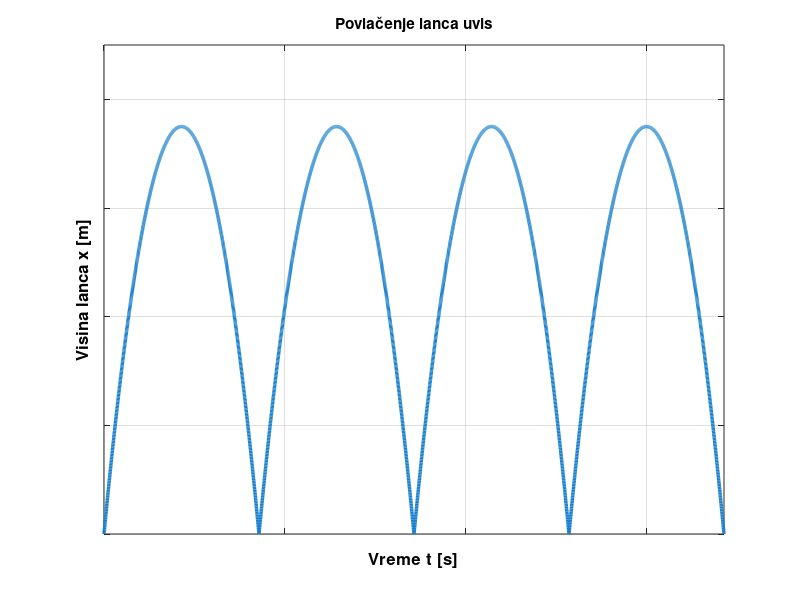

Source code (MATLAB): (Note: this script raises an error after producing the figure.)
function lanac_grafik()

%dati parametri
F=50; %Konstantna sila (N)
T=10; %Težina po dužnom metru (N/m)
g=9.81; %Ubrzanje Zemljine teže (m/s^2)

%izrčunato
x_max = (3*F)/(2*T);
t_max = 3*sqrt(F/(T*g));

%%podšavanje prikaza
broj_oscilacija = 4;
n_tacaka = 500; 


t_ukupno = []; %% predstavlja celokupno vreme kretanja lanca
x_ukupno = []; %% predstavlja poziciju lanca u odnosu na trenutno vreme

koreni_izraz = sqrt((F*g)/T); %% izvlačimo radi efikasnosti i lepšeg zapisa

for k = 0:(broj_oscilacija-1)
    
    
    %% kretanje lanca uvis
    t_podizanja = linspace(2*k*t_max, (2*k+1)*t_max,n_tacaka);
    tau_podizanje = t_podizanja - 2*k*t_max; %% trenutci između intervala
    x_podizanje = tau_podizanje * koreni_izraz - (g*tau_podizanje.^2)/6;

    %% pad lanca
    t_pad = linspace((2*k+1)*t_max, 2*(k+1)*t_max,n_tacaka);
    tau_pad = 2*(k+1)*t_max - t_pad;
    x_pad = tau_pad * koreni_izraz - (g*tau_pad.^2)/6;

    t_ukupno = [t_ukupno, t_podizanja, t_pad];
    x_ukupno = [x_ukupno, x_podizanje, x_pad];
    
end

figure('Color','w');
plot(t_ukupno,x_ukupno, 'LineWidth',2.5,'Color',[0.1 0.5 0.8]);
grid on;
hold on;

xlabel('Vreme t [s]','FontSize',12,'FontWeight','bold','Color','black');
ylabel('Visina lanca x [m]','FontSize',12  ,'FontWeight','bold','Color','black');
title('Povlačenje lanca uvis','Color','black');
ylim([0,x_max*1.2]);
xlim([0,2*broj_oscilacija*t_max]);

%% uklanjanje brojeva sa X i Y ose da bi graf bio uopšten za korišćenje u radu
set(gca,'XTickLabel',[]);
set(gca,'YTickLabel',[]);


%%iscrtavanje isprekidane linije koja prolazi kroz maksimalne visine
yline(x_max,'--r', 'x_{max}','LineWidth',1.5,'FontSize',11,'LabelHorizontalAlignment','left');


%% iscrtavanje tačkica na grafu
for k = 0:broj_oscilacija
    t_tlo = 2*k*t_max;
    plot(t_tlo,0,'ro','MarkerFaceColor','r','MarkerSize',6);
    plot((2*k+1)*t_max,x_max,'ro','MarkerFaceColor','r','MarkerSize',6);%% tačkica na max visini
    if k > 0 && k < broj_oscilacija
        text(t_tlo,x_max * 0.08,['k =' num2str(k)],'HorizontalAlignment','center','FontSize',9,'Color','r');
    end
end

end
